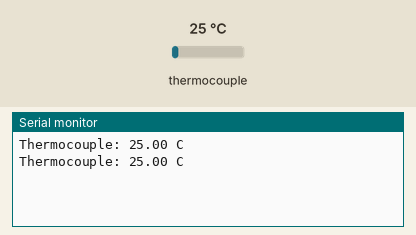
Simulated run of this sketch. Board: Arduino Uno, built with avr-gcc and run on an emulated ATmega328P. On the bench: the last lines printed to the serial monitor. Inputs (shaded band) come from the test bench; at power-on: thermocouple 25 °C.

Above: at 1.7 s.
1.8 s: thermocouple set to 6 °C
At 3.1 s:
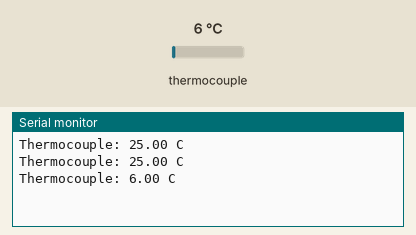
3.3 s: thermocouple set to 75 °C
At 3.9 s:
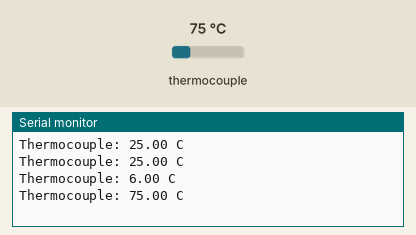
Timing chart, 0 to 6.3 s (numbered marks = the images above; inputs shaded):
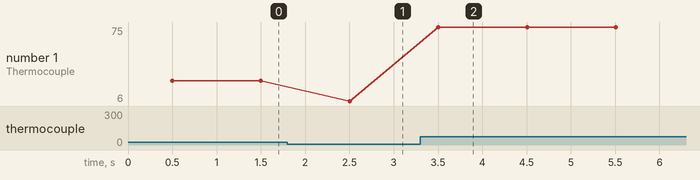

The sketch:

max6675.ino
```cpp
#include <max6675.h>

const int THERMO_SCK = 2;
const int THERMO_CS = 10;
const int THERMO_SO = 3;
MAX6675 thermocouple(THERMO_SCK, THERMO_CS, THERMO_SO);

void setup() {
  Serial.begin(115200);
  delay(500);  // let the MAX6675 settle
}

void loop() {
  Serial.print("Thermocouple: ");
  Serial.print(thermocouple.readCelsius());
  Serial.println(" C");
  delay(1000);  // one conversion takes up to 220 ms
}
```

Measured:
- after the input at 1.8 s, the serial monitor: prints a new line after 0.70 s (image 1)
- after the input at 3.3 s, the serial monitor: prints a new line after 0.20 s (image 2)
- plotted number 1: 25 → 6 after the input at 1.8 s, 6 → 75 after the input at 3.3 s
